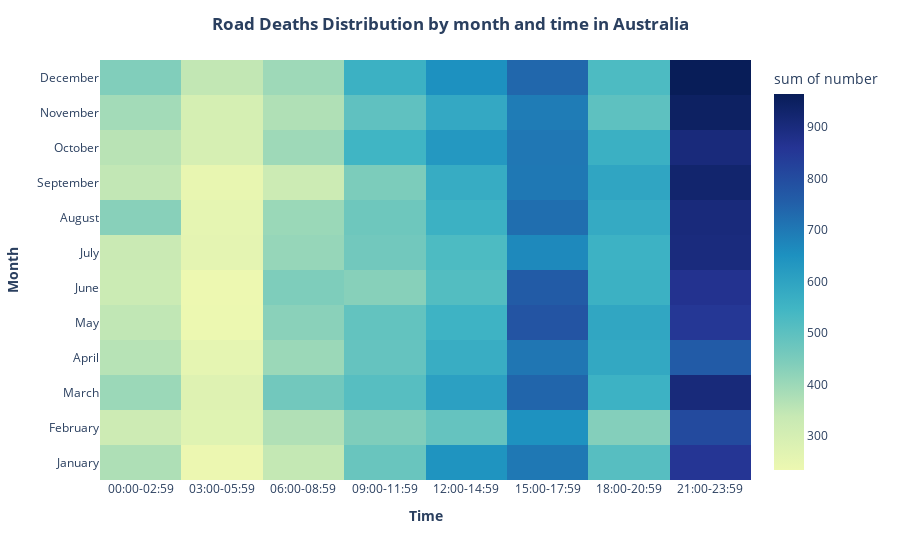

Here is the notebook cell this chart was saved with:
### Code cell
fig_month_time = px.density_heatmap(month_time_total_data, 
                         x="time", 
                         y="month", 
                         z='number',
                         color_continuous_scale=['#edf8b1','#c7e9b4','#7fcdbb','#41b6c4','#1d91c0','#225ea8','#253494','#081d58'])

fig_month_time.update_layout(
    title_text="<b>Road Deaths Distribution by month and time in Australia<b>", 
    plot_bgcolor='white', 
    xaxis_title_text="<b>Time<b>",
    yaxis_title_text="<b>Month<b>",
    legend_title_text="",
    title_x=0.5
)

fig_month_time.show()

### Figure 1 — Plotly figure (JSON) as saved in the notebook; plotly's stock layout.template omitted (floating-point values rounded to 4 significant figures)
{"data": [{"coloraxis": "coloraxis", "histfunc": "sum", "hovertemplate": "time=%{x}<br>month=%{y}<br>sum of number=%{z}<extra></extra>", "name": "", "type": "histogram2d", "x": ["00:00-02:59", "03:00-05:59", "06:00-08:59", "09:00-11:59", "12:00-14:59", "15:00-17:59", "18:00-20:59", "21:00-23:59", "00:00-02:59", "03:00-05:59", "06:00-08:59", "09:00-11:59", "12:00-14:59", "15:00-17:59", "18:00-20:59", "21:00-23:59", "00:00-02:59", "03:00-05:59", "06:00-08:59", "09:00-11:59", "12:00-14:59", "15:00-17:59", "18:00-20:59", "21:00-23:59", "00:00-02:59", "03:00-05:59", "06:00-08:59", "09:00-11:59", "12:00-14:59", "15:00-17:59", "18:00-20:59", "21:00-23:59", "00:00-02:59", "03:00-05:59", "06:00-08:59", "09:00-11:59", "12:00-14:59", "15:00-17:59", "18:00-20:59", "21:00-23:59", "00:00-02:59", "03:00-05:59", "06:00-08:59", "09:00-11:59", "12:00-14:59", "15:00-17:59", "18:00-20:59", "21:00-23:59", "00:00-02:59", "03:00-05:59", "06:00-08:59", "09:00-11:59", "12:00-14:59", "15:00-17:59", "18:00-20:59", "21:00-23:59", "00:00-02:59", "03:00-05:59", "06:00-08:59", "09:00-11:59", "12:00-14:59", "15:00-17:59", "18:00-20:59", "21:00-23:59", "00:00-02:59", "03:00-05:59", "06:00-08:59", "09:00-11:59", "12:00-14:59", "15:00-17:59", "18:00-20:59", "21:00-23:59", "00:00-02:59", "03:00-05:59", "06:00-08:59", "09:00-11:59", "12:00-14:59", "15:00-17:59", "18:00-20:59", "21:00-23:59", "00:00-02:59", "03:00-05:59", "06:00-08:59", "09:00-11:59", "12:00-14:59", "15:00-17:59", "18:00-20:59", "21:00-23:59", "00:00-02:59", "03:00-05:59", "06:00-08:59", "09:00-11:59", "12:00-14:59", "15:00-17:59", "18:00-20:59", "21:00-23:59"], "xaxis": "x", "xbingroup": "x", "y": ["January", "January", "January", "January", "January", "January", "January", "January", "February", "February", "February", "February", "February", "February", "February", "February", "March", "March", "March", "March", "March", "March", "March", "March", "April", "April", "April", "April", "April", "April", "April", "April", "May", "May", "May", "May", "May", "May", "May", "May", "June", "June", "June", "June", "June", "June", "June", "June", "July", "July", "July", "July", "July", "July", "July", "July", "August", "August", "August", "August", "August", "August", "August", "August", "September", "September", "September", "September", "September", "September", "September", "September", "October", "October", "October", "October", "October", "October", "October", "October", "November", "November", "November", "November", "November", "November", "November", "November", "December", "December", "December", "December", "December", "December", "December", "December"], "yaxis": "y", "ybingroup": "y", "z": [375, 238, 343, 479, 644, 702, 510, 858, 323, 272, 370, 443, 487, 649, 436, 806, 402, 275, 464, 510, 608, 741, 559, 905, 361, 256, 402, 486, 571, 707, 586, 763, 347, 237, 427, 489, 555, 780, 593, 852, 327, 234, 444, 431, 516, 764, 561, 868, 331, 259, 409, 465, 526, 668, 558, 899, 430, 256, 403, 471, 560, 723, 582, 904, 346, 249, 325, 448, 576, 702, 595, 927, 359, 296, 397, 549, 631, 704, 565, 903, 391, 299, 372, 495, 585, 695, 498, 947, 439, 345, 397, 560, 652, 738, 526, 964]}], "layout": {"coloraxis": {"colorbar": {"title": {"text": "sum of number"}}, "colorscale": [[0, "#edf8b1"], [0.1429, "#c7e9b4"], [0.2857, "#7fcdbb"], [0.4286, "#41b6c4"], [0.5714, "#1d91c0"], [0.7143, "#225ea8"], [0.8571, "#253494"], [1, "#081d58"]]}, "legend": {"title": {"text": ""}, "tracegroupgap": 0}, "margin": {"t": 60}, "plot_bgcolor": "white", "title": {"text": "<b>Road Deaths Distribution by month and time in Australia<b>", "x": 0.5}, "xaxis": {"anchor": "y", "domain": [0, 1], "title": {"text": "<b>Time<b>"}}, "yaxis": {"anchor": "x", "domain": [0, 1], "title": {"text": "<b>Month<b>"}}}}
